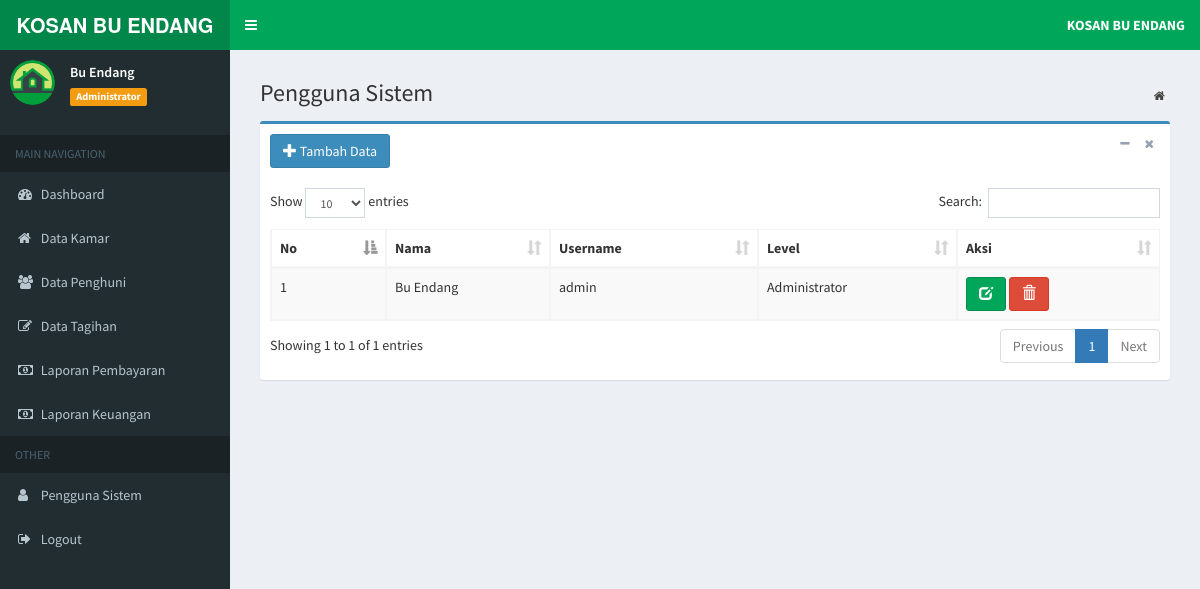
The page /index.php?page=MyApp/data_pengguna (signed in) on the database its author committed.
### tables this page shows
CREATE TABLE `tb_pengguna` (
  `id_pengguna` int(11) NOT NULL,
  `nama_pengguna` varchar(20) NOT NULL,
  `username` varchar(20) NOT NULL,
  `password` varchar(20) NOT NULL,
  `level` varchar(50) NOT NULL DEFAULT 'Administrator'
);

### admin/pengguna/data_pengguna.php (the view, shortened to what this page needs)
<section class="content-header">
	<h1>
		Pengguna Sistem
	</h1>
	<ol class="breadcrumb">
		<li>
			<a href="index.php">
				<i class="fa fa-home"></i>
			</a>
		</li>
	</ol>
</section>
<section class="content">
	<div class="box box-primary">
		<div class="box-header">
			<a href="?page=MyApp/add_pengguna" class="btn btn-primary">
				<i class="glyphicon glyphicon-plus"></i> Tambah Data</a>
			<div class="box-tools pull-right">
				<button type="button" class="btn btn-box-tool" data-widget="collapse">
					<i class="fa fa-minus"></i>
				</button>
				<button type="button" class="btn btn-box-tool" data-widget="remove">
					<i class="fa fa-remove"></i>
				</button>
			</div>
		</div>
		<div class="box-body">
			<div class="table-responsive">
				<table id="example1" class="table table-bordered table-striped">
					<thead>
						<tr>
							<th>No</th>
							<th>Nama</th>
							<th>Username</th>
							<th>Level</th>
							<th>Aksi</th>
						</tr>
					</thead>
					<tbody>
						<?php
                  $no = 1;
                  $sql = $koneksi->query("select * from tb_pengguna");
                  while ($data= $sql->fetch_assoc()) {
                ?>
						<tr>
							<td>
								<?php echo $no++; ?>
							</td>
							<td>
								<?php echo $data['nama_pengguna']; ?>
							</td>
							<td>
								<?php echo $data['username']; ?>
							</td>
							<td>
								<?php echo $data['level']; ?>
							</td>
							<td>
								<a href="?page=MyApp/edit_pengguna&kode=<?php echo $data['id_pengguna']; ?>"
								 title="Ubah" class="btn btn-success">
									<i class="glyphicon glyphicon-edit"></i>
								</a>
								<a href="?page=MyApp/del_pengguna&kode=<?php echo $data['id_pengguna']; ?>"
								 onclick="return confirm('Apakah anda yakin hapus data ini ?')" title="Hapus" class="btn btn-danger">
									<i class="glyphicon glyphicon-trash"></i>
							</td>
						</tr>
						<?php
                  }
                ?>
					</tbody>
				</table>
			</div>
		</div>
	</div>
</section>

### rows shown on the page
tb_pengguna: nama_pengguna "Bu Endang", username "admin", level "Administrator"

### other values the page prints
$data_nama "Bu Endang"
$data_level "Administrator"
